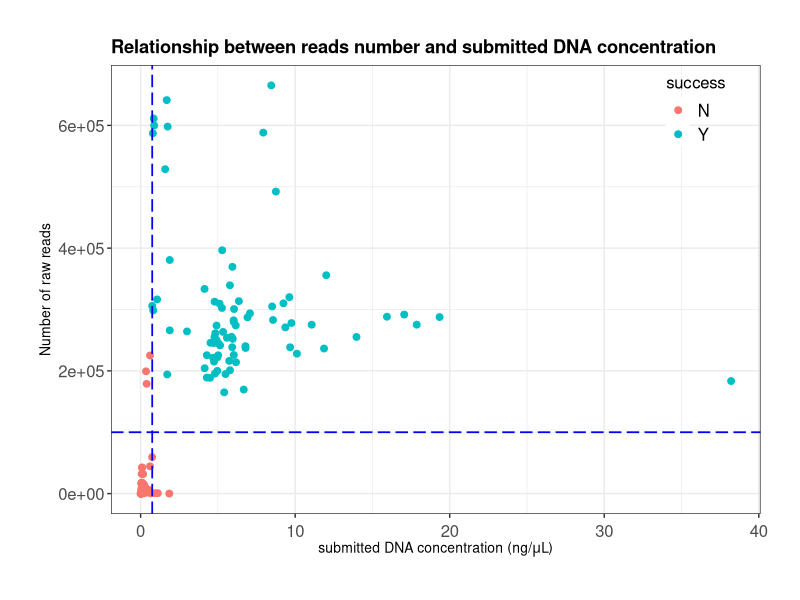
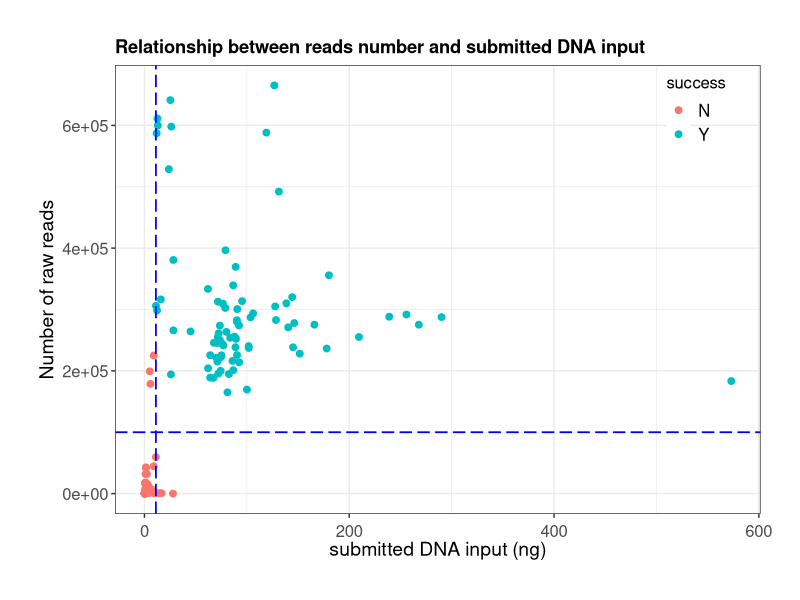
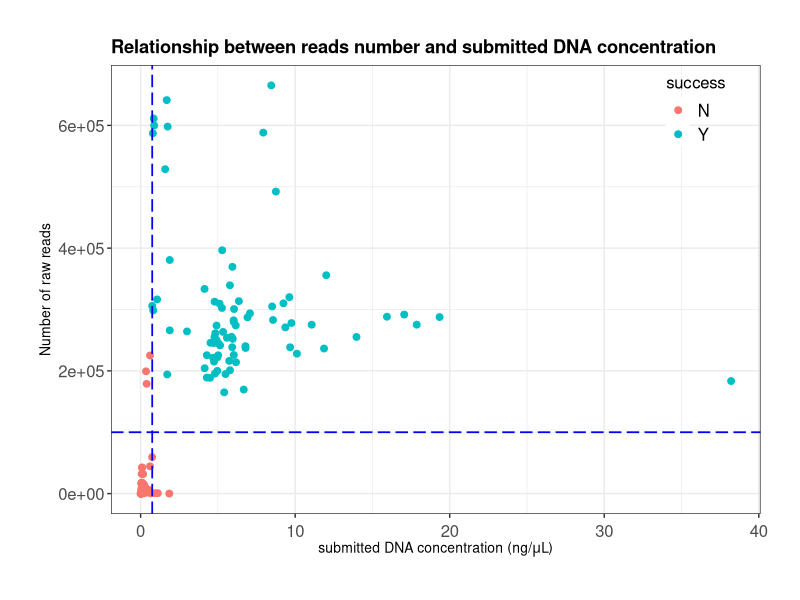
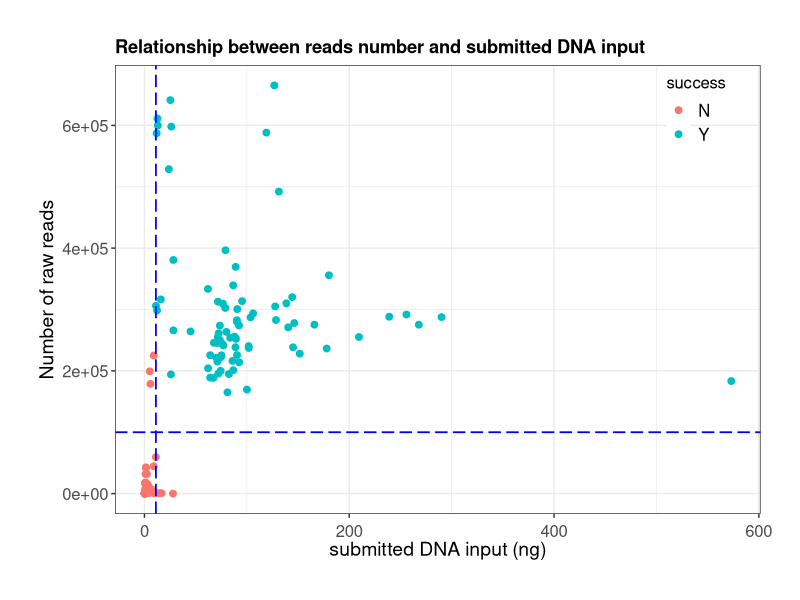

The R source for these figures, in order:
# Introduction ----
# author: Jiaxian Shen (jiaxianshen2022@u.northwestern.edu)
# date: 
# purpose: 



# Libraries ----
library(dplyr)  # For data manipulation
library(ggplot2)  # For data visualisation
library(nlme)  # For mixed effects models
library(gtools)
library(reshape2)
# library(goeveg)
library(openxlsx) # handle xlsx files
library(tidyr)



# Functions ----


# Set the working directory ----
setwd("/Users/jiaxianshen/Documents/HartmannLab/CDC_project/metaseq/output/knead")

# import data ----
seq <- read.csv("reads_seq_success.csv")


# plot 
(p1 <- ggplot(seq, aes(x=dna_con_sub)) +
    geom_point(aes(y= raw, color = success), size =2) +
    
    geom_vline(xintercept = 0.75, linetype="longdash", 
               color = "blue", size=0.6) + 

    
    geom_hline(yintercept = 1e5, linetype="longdash", 
               color = "blue", size=0.6) + 
    labs(title="Relationship between reads number and submitted DNA concentration", x= expression(paste("submitted DNA concentration (ng/", mu, "L)")), y="Number of raw reads") +
    theme_bw() +
    theme(axis.text.x = element_text(size = 12, vjust = 0.2, hjust = 0.5),    
          axis.text.y = element_text(size = 12),
          axis.title = element_text(size = 10, face = "plain"),  
          plot.title = element_text(lineheight=.8, face="bold"),
          # panel.grid = element_blank(),                                # Removing the background grid lines      
          plot.margin = unit(c(1,1,1,1), units = , "cm"),  # Adding a 1cm margin around the plot
          
          legend.title = element_text(colour="black", size=12, face="plain"),
          legend.text = element_text(colour="black", size = 12, face = "plain"),
          legend.position=c(0.9,0.9),
          legend.background=element_blank()
    ))             

ggsave("fig/fig_reads number~DNA concentration_eposter.pdf", width = 7.5, height = 6, units = "in", dpi = 300)

# (text size for e-poster)
(p2 <- ggplot(seq, aes(x=dna_input_sub)) +
    geom_point(aes(y= raw, color = success), size =2) +
    
    geom_vline(xintercept = 11.2, linetype="longdash", 
               color = "blue", size=0.6) + 
    
    
    geom_hline(yintercept = 1e5, linetype="longdash", 
               color = "blue", size=0.6) + 
    
    labs(title="Relationship between reads number and submitted DNA input", x="submitted DNA input (ng)", y="Number of raw reads") +
    theme_bw() +
    theme(axis.text.x = element_text(size = 12, vjust = 0.2, hjust = 0.5),    
          axis.text.y = element_text(size = 12),
          axis.title = element_text(size = 14, face = "plain"),  
          plot.title = element_text(lineheight=.8, face="bold"),
          # panel.grid = element_blank(),                                # Removing the background grid lines      
          plot.margin = unit(c(1,1,1,1), units = , "cm"),  # Adding a 1cm margin around the plot
          
          legend.title = element_text(colour="black", size=12, face="plain"),
          legend.text = element_text(colour="black", size = 12, face = "plain"),
          legend.position=c(0.9,0.9),
          legend.background=element_blank()
    ))     

ggsave("fig/fig_reads number~DNA input_eposter.pdf", width = 7, height = 6, units = "in", dpi = 300)
